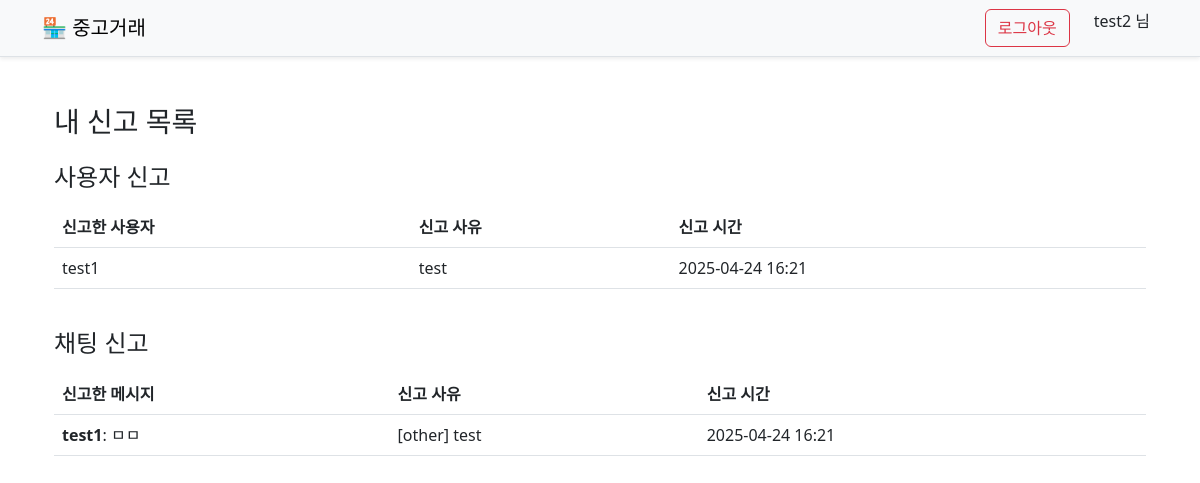
Before: /my_reports/ (signed in) with the older database file.
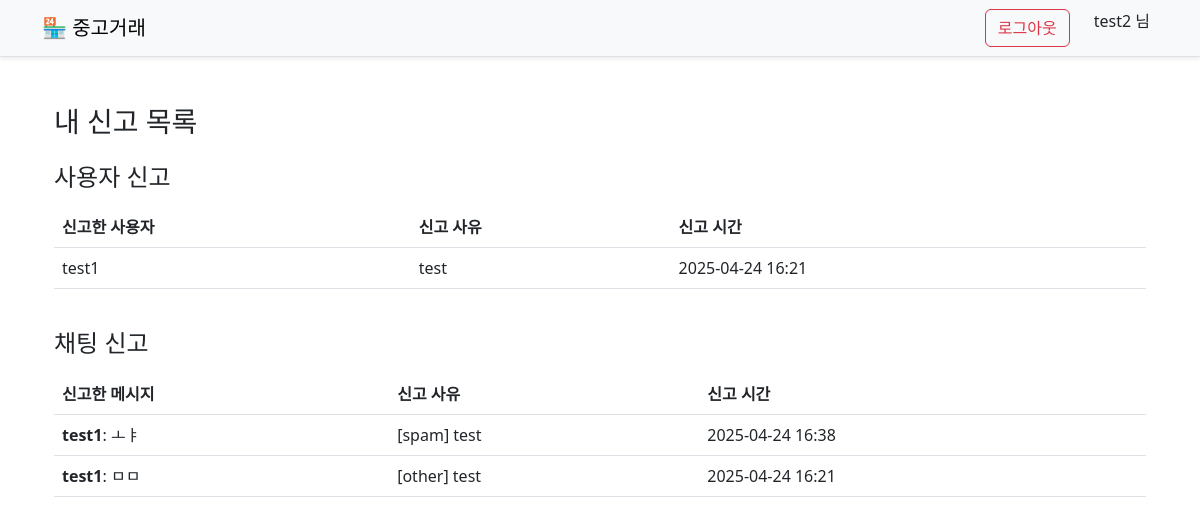
After: the same page with the newer database file.
### reports/models.py (models this page shows, shortened)
class UserReport(models.Model):
    reporter = models.ForeignKey(CustomUser, on_delete=models.CASCADE)
    reported_user = models.ForeignKey(CustomUser, on_delete=models.CASCADE, related_name='reported')
    reason = models.TextField()
    reported_at = models.DateTimeField(auto_now_add=True)
    class Meta:
        unique_together = ('reporter', 'reported_user')  # 중복 신고 방지

class ChatReport(models.Model):
    reporter = models.ForeignKey(CustomUser, on_delete=models.CASCADE, related_name='reports_chatreport')
    message = models.ForeignKey(Chat, on_delete=models.CASCADE, related_name='reports_chatreport')
    reason = models.TextField(blank=True)
    reported_at = models.DateTimeField(auto_now_add=True)
    class Meta:
        unique_together = ('reporter', 'message')  # 동일 사용자의 중복 신고 방지

### accounts/models.py (models this page shows)
class CustomUser(AbstractUser):
    bio = models.TextField(blank=True)
    account_number = models.CharField(max_length=30, blank=True)
    is_admin = models.BooleanField(default=False)
    is_active = models.BooleanField(default=True)

### chat/models.py (models this page shows)
class Chat(models.Model):
    sender = models.ForeignKey(CustomUser, related_name='sent_messages', on_delete=models.CASCADE)
    receiver = models.ForeignKey(CustomUser, related_name='received_messages', on_delete=models.CASCADE, null=True, blank=True)
    message = models.TextField()
    created_at = models.DateTimeField(auto_now_add=True)
    class Meta:
        ordering = ['created_at']

### reports/views.py (the view)
# urls.py: path('my_reports/', views.my_reports_view, name='my_reports'),  # /chat/my_reports/
@login_required
def my_reports_view(request):
    user_reports = UserReport.objects.filter(reporter=request.user).order_by('-reported_at')
    chat_reports = ChatReport.objects.filter(reporter=request.user).order_by('-reported_at')
    return render(request, 'reports/my_reports.html', {
        'user_reports': user_reports,
        'chat_reports': chat_reports
    })

### templates/reports/my_reports.html (shortened to what this page needs)
{% extends 'base.html' %}
{% block content %}
<div class="container mt-5">
  <h3 class="mb-4">내 신고 목록</h3>
  <h4 class="mt-4 mb-3">사용자 신고</h4>
  <div class="table-responsive">
    <table class="table table-hover">
      <thead>
        <tr>
          <th>신고한 사용자</th>
          <th>신고 사유</th>
          <th>신고 시간</th>
        </tr>
      </thead>
      <tbody>
        {% for report in user_reports %}
          <tr>
            <td>{{ report.reported_user.username }}</td>
            <td>{{ report.reason }}</td>
            <td>{{ report.reported_at|date:"Y-m-d H:i" }}</td>
          </tr>
        {% empty %}
          <tr>
            <td colspan="3" class="text-center">사용자 신고 내역이 없습니다.</td>
          </tr>
        {% endfor %}
      </tbody>
    </table>
  </div>
  <h4 class="mt-4 mb-3">채팅 신고</h4>
  <div class="table-responsive">
    <table class="table table-hover">
      <thead>
        <tr>
          <th>신고한 메시지</th>
          <th>신고 사유</th>
          <th>신고 시간</th>
        </tr>
      </thead>
      <tbody>
        {% for report in chat_reports %}
          <tr>
            <td>
              <strong>{{ report.message.sender.username }}</strong>:
              {{ report.message.message|truncatechars:50 }}
            </td>
            <td>{{ report.reason }}</td>
            <td>{{ report.reported_at|date:"Y-m-d H:i" }}</td>
          </tr>
        {% empty %}
          <tr>
            <td colspan="3" class="text-center">채팅 신고 내역이 없습니다.</td>
          </tr>
        {% endfor %}
      </tbody>
    </table>
  </div>
</div>
{% endblock %}

Changed rows visible on the page:
added ChatReport: message.sender.username "test1", message.message "ㅗㅑ", reason "[spam] test", reported_at "2025-04-24 16:38"
